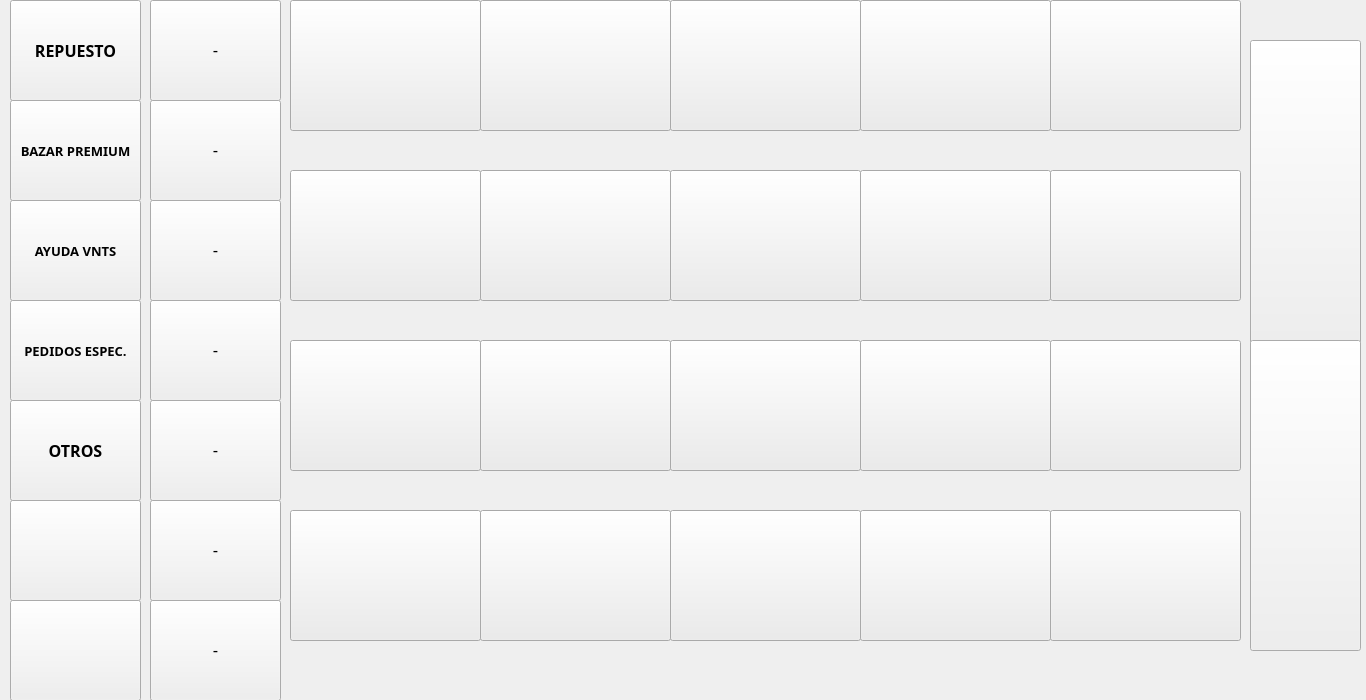
<?xml version="1.0" encoding="UTF-8"?>
<ui version="4.0">
 <class>BuscarProducto</class>
 <widget class="QDialog" name="BuscarProducto">
  <property name="geometry">
   <rect>
    <x>0</x>
    <y>0</y>
    <width>1366</width>
    <height>700</height>
   </rect>
  </property>
  <property name="windowTitle">
   <string>Dialog</string>
  </property>
  <widget class="QPushButton" name="push_10">
   <property name="geometry">
    <rect>
     <x>1050</x>
     <y>170</y>
     <width>191</width>
     <height>131</height>
    </rect>
   </property>
   <property name="styleSheet">
    <string notr="true">
background-color: rgb(251, 255, 207);
background-color: rgb(236, 236, 236);</string>
   </property>
   <property name="text">
    <string/>
   </property>
   <property name="autoDefault">
    <bool>false</bool>
   </property>
  </widget>
  <widget class="QLabel" name="label_2">
   <property name="geometry">
    <rect>
     <x>480</x>
     <y>130</y>
     <width>191</width>
     <height>20</height>
    </rect>
   </property>
   <property name="font">
    <font>
     <family>Calibri</family>
     <pointsize>11</pointsize>
     <weight>75</weight>
     <italic>true</italic>
     <bold>true</bold>
    </font>
   </property>
   <property name="text">
    <string/>
   </property>
  </widget>
  <widget class="QPushButton" name="push_Bazar">
   <property name="geometry">
    <rect>
     <x>10</x>
     <y>100</y>
     <width>131</width>
     <height>101</height>
    </rect>
   </property>
   <property name="font">
    <font>
     <family>Arial Black</family>
     <pointsize>10</pointsize>
     <weight>75</weight>
     <bold>true</bold>
    </font>
   </property>
   <property name="text">
    <string>BAZAR PREMIUM</string>
   </property>
   <property name="autoDefault">
    <bool>false</bool>
   </property>
  </widget>
  <widget class="QPushButton" name="push_Aventas">
   <property name="geometry">
    <rect>
     <x>10</x>
     <y>200</y>
     <width>131</width>
     <height>101</height>
    </rect>
   </property>
   <property name="font">
    <font>
     <family>Arial Black</family>
     <pointsize>10</pointsize>
     <weight>75</weight>
     <bold>true</bold>
    </font>
   </property>
   <property name="text">
    <string>AYUDA VNTS</string>
   </property>
   <property name="autoDefault">
    <bool>false</bool>
   </property>
  </widget>
  <widget class="QLabel" name="label_8">
   <property name="geometry">
    <rect>
     <x>670</x>
     <y>300</y>
     <width>191</width>
     <height>20</height>
    </rect>
   </property>
   <property name="font">
    <font>
     <family>Calibri</family>
     <pointsize>11</pointsize>
     <weight>75</weight>
     <italic>true</italic>
     <bold>true</bold>
    </font>
   </property>
   <property name="text">
    <string/>
   </property>
  </widget>
  <widget class="QLabel" name="label_6">
   <property name="geometry">
    <rect>
     <x>290</x>
     <y>300</y>
     <width>191</width>
     <height>20</height>
    </rect>
   </property>
   <property name="font">
    <font>
     <family>Calibri</family>
     <pointsize>11</pointsize>
     <weight>75</weight>
     <italic>true</italic>
     <bold>true</bold>
    </font>
   </property>
   <property name="text">
    <string/>
   </property>
  </widget>
  <widget class="QPushButton" name="push_Cargar">
   <property name="geometry">
    <rect>
     <x>10</x>
     <y>600</y>
     <width>131</width>
     <height>101</height>
    </rect>
   </property>
   <property name="text">
    <string/>
   </property>
   <property name="icon">
    <iconset>
     <disabledon>MainW/icon/cargar.png</disabledon>
    </iconset>
   </property>
   <property name="iconSize">
    <size>
     <width>70</width>
     <height>70</height>
    </size>
   </property>
   <property name="autoDefault">
    <bool>false</bool>
   </property>
  </widget>
  <widget class="QLabel" name="label_15">
   <property name="geometry">
    <rect>
     <x>1050</x>
     <y>470</y>
     <width>191</width>
     <height>20</height>
    </rect>
   </property>
   <property name="font">
    <font>
     <family>Calibri</family>
     <pointsize>11</pointsize>
     <weight>75</weight>
     <italic>true</italic>
     <bold>true</bold>
    </font>
   </property>
   <property name="text">
    <string/>
   </property>
  </widget>
  <widget class="QPushButton" name="push_2">
   <property name="geometry">
    <rect>
     <x>480</x>
     <y>0</y>
     <width>191</width>
     <height>131</height>
    </rect>
   </property>
   <property name="styleSheet">
    <string notr="true">
background-color: rgb(251, 255, 207);
background-color: rgb(236, 236, 236);</string>
   </property>
   <property name="text">
    <string/>
   </property>
   <property name="autoDefault">
    <bool>false</bool>
   </property>
  </widget>
  <widget class="QLabel" name="label_17">
   <property name="geometry">
    <rect>
     <x>480</x>
     <y>640</y>
     <width>191</width>
     <height>20</height>
    </rect>
   </property>
   <property name="font">
    <font>
     <family>Calibri</family>
     <pointsize>11</pointsize>
     <weight>75</weight>
     <italic>true</italic>
     <bold>true</bold>
    </font>
   </property>
   <property name="text">
    <string/>
   </property>
  </widget>
  <widget class="QPushButton" name="push_op1">
   <property name="geometry">
    <rect>
     <x>150</x>
     <y>0</y>
     <width>131</width>
     <height>101</height>
    </rect>
   </property>
   <property name="font">
    <font>
     <pointsize>12</pointsize>
    </font>
   </property>
   <property name="text">
    <string>-</string>
   </property>
   <property name="autoDefault">
    <bool>false</bool>
   </property>
  </widget>
  <widget class="QLabel" name="label_18">
   <property name="geometry">
    <rect>
     <x>670</x>
     <y>640</y>
     <width>191</width>
     <height>20</height>
    </rect>
   </property>
   <property name="font">
    <font>
     <family>Calibri</family>
     <pointsize>11</pointsize>
     <weight>75</weight>
     <italic>true</italic>
     <bold>true</bold>
    </font>
   </property>
   <property name="text">
    <string/>
   </property>
  </widget>
  <widget class="QPushButton" name="push_14">
   <property name="geometry">
    <rect>
     <x>860</x>
     <y>340</y>
     <width>191</width>
     <height>131</height>
    </rect>
   </property>
   <property name="styleSheet">
    <string notr="true">
background-color: rgb(251, 255, 207);
background-color: rgb(236, 236, 236);</string>
   </property>
   <property name="text">
    <string/>
   </property>
   <property name="autoDefault">
    <bool>false</bool>
   </property>
  </widget>
  <widget class="QPushButton" name="push_20">
   <property name="geometry">
    <rect>
     <x>1050</x>
     <y>510</y>
     <width>191</width>
     <height>131</height>
    </rect>
   </property>
   <property name="styleSheet">
    <string notr="true">
background-color: rgb(251, 255, 207);
background-color: rgb(236, 236, 236);</string>
   </property>
   <property name="text">
    <string/>
   </property>
   <property name="autoDefault">
    <bool>false</bool>
   </property>
  </widget>
  <widget class="QPushButton" name="push_19">
   <property name="geometry">
    <rect>
     <x>860</x>
     <y>510</y>
     <width>191</width>
     <height>131</height>
    </rect>
   </property>
   <property name="styleSheet">
    <string notr="true">
background-color: rgb(251, 255, 207);
background-color: rgb(236, 236, 236);</string>
   </property>
   <property name="text">
    <string/>
   </property>
   <property name="autoDefault">
    <bool>false</bool>
   </property>
  </widget>
  <widget class="QPushButton" name="push_8">
   <property name="geometry">
    <rect>
     <x>670</x>
     <y>170</y>
     <width>191</width>
     <height>131</height>
    </rect>
   </property>
   <property name="styleSheet">
    <string notr="true">
background-color: rgb(251, 255, 207);
background-color: rgb(236, 236, 236);</string>
   </property>
   <property name="text">
    <string/>
   </property>
   <property name="autoDefault">
    <bool>false</bool>
   </property>
  </widget>
  <widget class="QPushButton" name="push_op7">
   <property name="geometry">
    <rect>
     <x>150</x>
     <y>600</y>
     <width>131</width>
     <height>101</height>
    </rect>
   </property>
   <property name="font">
    <font>
     <pointsize>12</pointsize>
    </font>
   </property>
   <property name="text">
    <string>-</string>
   </property>
   <property name="autoDefault">
    <bool>false</bool>
   </property>
  </widget>
  <widget class="QPushButton" name="push_7">
   <property name="geometry">
    <rect>
     <x>480</x>
     <y>170</y>
     <width>191</width>
     <height>131</height>
    </rect>
   </property>
   <property name="styleSheet">
    <string notr="true">
background-color: rgb(251, 255, 207);
background-color: rgb(236, 236, 236);</string>
   </property>
   <property name="text">
    <string/>
   </property>
   <property name="autoDefault">
    <bool>false</bool>
   </property>
  </widget>
  <widget class="QPushButton" name="push_op3">
   <property name="geometry">
    <rect>
     <x>150</x>
     <y>200</y>
     <width>131</width>
     <height>101</height>
    </rect>
   </property>
   <property name="font">
    <font>
     <pointsize>12</pointsize>
    </font>
   </property>
   <property name="text">
    <string>-</string>
   </property>
   <property name="autoDefault">
    <bool>false</bool>
   </property>
  </widget>
  <widget class="QPushButton" name="push_11">
   <property name="geometry">
    <rect>
     <x>290</x>
     <y>340</y>
     <width>191</width>
     <height>131</height>
    </rect>
   </property>
   <property name="styleSheet">
    <string notr="true">
background-color: rgb(251, 255, 207);
background-color: rgb(236, 236, 236);</string>
   </property>
   <property name="text">
    <string/>
   </property>
   <property name="autoDefault">
    <bool>false</bool>
   </property>
  </widget>
  <widget class="QLabel" name="label_14">
   <property name="geometry">
    <rect>
     <x>860</x>
     <y>470</y>
     <width>191</width>
     <height>20</height>
    </rect>
   </property>
   <property name="font">
    <font>
     <family>Calibri</family>
     <pointsize>11</pointsize>
     <weight>75</weight>
     <italic>true</italic>
     <bold>true</bold>
    </font>
   </property>
   <property name="text">
    <string/>
   </property>
  </widget>
  <widget class="QLabel" name="label_5">
   <property name="geometry">
    <rect>
     <x>1050</x>
     <y>130</y>
     <width>191</width>
     <height>20</height>
    </rect>
   </property>
   <property name="font">
    <font>
     <family>Calibri</family>
     <pointsize>11</pointsize>
     <weight>75</weight>
     <italic>true</italic>
     <bold>true</bold>
    </font>
   </property>
   <property name="text">
    <string/>
   </property>
  </widget>
  <widget class="QLabel" name="label_7">
   <property name="geometry">
    <rect>
     <x>480</x>
     <y>300</y>
     <width>191</width>
     <height>20</height>
    </rect>
   </property>
   <property name="font">
    <font>
     <family>Calibri</family>
     <pointsize>11</pointsize>
     <weight>75</weight>
     <italic>true</italic>
     <bold>true</bold>
    </font>
   </property>
   <property name="text">
    <string/>
   </property>
  </widget>
  <widget class="QLabel" name="label_20">
   <property name="geometry">
    <rect>
     <x>1050</x>
     <y>640</y>
     <width>191</width>
     <height>20</height>
    </rect>
   </property>
   <property name="font">
    <font>
     <family>Calibri</family>
     <pointsize>11</pointsize>
     <weight>75</weight>
     <italic>true</italic>
     <bold>true</bold>
    </font>
   </property>
   <property name="text">
    <string/>
   </property>
  </widget>
  <widget class="QPushButton" name="push_Atras">
   <property name="geometry">
    <rect>
     <x>1250</x>
     <y>40</y>
     <width>111</width>
     <height>311</height>
    </rect>
   </property>
   <property name="text">
    <string/>
   </property>
   <property name="icon">
    <iconset>
     <normalon>MainW/icon/anterior.png</normalon>
    </iconset>
   </property>
   <property name="iconSize">
    <size>
     <width>60</width>
     <height>60</height>
    </size>
   </property>
   <property name="autoDefault">
    <bool>false</bool>
   </property>
  </widget>
  <widget class="QLabel" name="label_16">
   <property name="geometry">
    <rect>
     <x>290</x>
     <y>640</y>
     <width>191</width>
     <height>20</height>
    </rect>
   </property>
   <property name="font">
    <font>
     <family>Calibri</family>
     <pointsize>11</pointsize>
     <weight>75</weight>
     <italic>true</italic>
     <bold>true</bold>
    </font>
   </property>
   <property name="text">
    <string/>
   </property>
  </widget>
  <widget class="QPushButton" name="push_op5">
   <property name="geometry">
    <rect>
     <x>150</x>
     <y>400</y>
     <width>131</width>
     <height>101</height>
    </rect>
   </property>
   <property name="font">
    <font>
     <pointsize>12</pointsize>
    </font>
   </property>
   <property name="styleSheet">
    <string notr="true"/>
   </property>
   <property name="text">
    <string>-</string>
   </property>
   <property name="autoDefault">
    <bool>false</bool>
   </property>
  </widget>
  <widget class="QLabel" name="label_4">
   <property name="geometry">
    <rect>
     <x>860</x>
     <y>130</y>
     <width>191</width>
     <height>20</height>
    </rect>
   </property>
   <property name="font">
    <font>
     <family>Calibri</family>
     <pointsize>11</pointsize>
     <weight>75</weight>
     <italic>true</italic>
     <bold>true</bold>
    </font>
   </property>
   <property name="text">
    <string/>
   </property>
  </widget>
  <widget class="QLabel" name="label_9">
   <property name="geometry">
    <rect>
     <x>860</x>
     <y>300</y>
     <width>191</width>
     <height>20</height>
    </rect>
   </property>
   <property name="font">
    <font>
     <family>Calibri</family>
     <pointsize>11</pointsize>
     <weight>75</weight>
     <italic>true</italic>
     <bold>true</bold>
    </font>
   </property>
   <property name="text">
    <string/>
   </property>
  </widget>
  <widget class="QPushButton" name="push_op4">
   <property name="geometry">
    <rect>
     <x>150</x>
     <y>300</y>
     <width>131</width>
     <height>101</height>
    </rect>
   </property>
   <property name="font">
    <font>
     <pointsize>12</pointsize>
    </font>
   </property>
   <property name="text">
    <string>-</string>
   </property>
   <property name="autoDefault">
    <bool>false</bool>
   </property>
  </widget>
  <widget class="QPushButton" name="push_17">
   <property name="geometry">
    <rect>
     <x>480</x>
     <y>510</y>
     <width>191</width>
     <height>131</height>
    </rect>
   </property>
   <property name="styleSheet">
    <string notr="true">
background-color: rgb(251, 255, 207);
background-color: rgb(236, 236, 236);</string>
   </property>
   <property name="text">
    <string/>
   </property>
   <property name="autoDefault">
    <bool>false</bool>
   </property>
  </widget>
  <widget class="QPushButton" name="push_3">
   <property name="geometry">
    <rect>
     <x>670</x>
     <y>0</y>
     <width>191</width>
     <height>131</height>
    </rect>
   </property>
   <property name="styleSheet">
    <string notr="true">
background-color: rgb(251, 255, 207);
background-color: rgb(236, 236, 236);</string>
   </property>
   <property name="text">
    <string/>
   </property>
   <property name="autoDefault">
    <bool>false</bool>
   </property>
  </widget>
  <widget class="QPushButton" name="push_op2">
   <property name="geometry">
    <rect>
     <x>150</x>
     <y>100</y>
     <width>131</width>
     <height>101</height>
    </rect>
   </property>
   <property name="font">
    <font>
     <pointsize>12</pointsize>
    </font>
   </property>
   <property name="text">
    <string>-</string>
   </property>
   <property name="autoDefault">
    <bool>false</bool>
   </property>
  </widget>
  <widget class="QPushButton" name="push_9">
   <property name="geometry">
    <rect>
     <x>860</x>
     <y>170</y>
     <width>191</width>
     <height>131</height>
    </rect>
   </property>
   <property name="styleSheet">
    <string notr="true">
background-color: rgb(251, 255, 207);
background-color: rgb(236, 236, 236);</string>
   </property>
   <property name="text">
    <string/>
   </property>
   <property name="autoDefault">
    <bool>false</bool>
   </property>
  </widget>
  <widget class="QPushButton" name="push_12">
   <property name="geometry">
    <rect>
     <x>480</x>
     <y>340</y>
     <width>191</width>
     <height>131</height>
    </rect>
   </property>
   <property name="styleSheet">
    <string notr="true">
background-color: rgb(251, 255, 207);
background-color: rgb(236, 236, 236);</string>
   </property>
   <property name="text">
    <string/>
   </property>
   <property name="autoDefault">
    <bool>false</bool>
   </property>
  </widget>
  <widget class="QPushButton" name="push_PedidosEsp">
   <property name="geometry">
    <rect>
     <x>10</x>
     <y>300</y>
     <width>131</width>
     <height>101</height>
    </rect>
   </property>
   <property name="font">
    <font>
     <family>Arial Black</family>
     <pointsize>10</pointsize>
     <weight>75</weight>
     <bold>true</bold>
    </font>
   </property>
   <property name="text">
    <string>PEDIDOS ESPEC.</string>
   </property>
   <property name="autoDefault">
    <bool>false</bool>
   </property>
  </widget>
  <widget class="QLabel" name="label_3">
   <property name="geometry">
    <rect>
     <x>670</x>
     <y>130</y>
     <width>191</width>
     <height>20</height>
    </rect>
   </property>
   <property name="font">
    <font>
     <family>Calibri</family>
     <pointsize>11</pointsize>
     <weight>75</weight>
     <italic>true</italic>
     <bold>true</bold>
    </font>
   </property>
   <property name="text">
    <string/>
   </property>
  </widget>
  <widget class="QLabel" name="label_11">
   <property name="geometry">
    <rect>
     <x>290</x>
     <y>470</y>
     <width>191</width>
     <height>20</height>
    </rect>
   </property>
   <property name="font">
    <font>
     <family>Calibri</family>
     <pointsize>11</pointsize>
     <weight>75</weight>
     <italic>true</italic>
     <bold>true</bold>
    </font>
   </property>
   <property name="text">
    <string/>
   </property>
  </widget>
  <widget class="QLabel" name="label_19">
   <property name="geometry">
    <rect>
     <x>860</x>
     <y>640</y>
     <width>191</width>
     <height>20</height>
    </rect>
   </property>
   <property name="font">
    <font>
     <family>Calibri</family>
     <pointsize>11</pointsize>
     <weight>75</weight>
     <italic>true</italic>
     <bold>true</bold>
    </font>
   </property>
   <property name="text">
    <string/>
   </property>
  </widget>
  <widget class="QPushButton" name="push_18">
   <property name="geometry">
    <rect>
     <x>670</x>
     <y>510</y>
     <width>191</width>
     <height>131</height>
    </rect>
   </property>
   <property name="styleSheet">
    <string notr="true">
background-color: rgb(251, 255, 207);
background-color: rgb(236, 236, 236);</string>
   </property>
   <property name="text">
    <string/>
   </property>
   <property name="autoDefault">
    <bool>false</bool>
   </property>
  </widget>
  <widget class="QPushButton" name="push_4">
   <property name="geometry">
    <rect>
     <x>860</x>
     <y>0</y>
     <width>191</width>
     <height>131</height>
    </rect>
   </property>
   <property name="styleSheet">
    <string notr="true">
background-color: rgb(251, 255, 207);
background-color: rgb(236, 236, 236);</string>
   </property>
   <property name="text">
    <string/>
   </property>
   <property name="autoDefault">
    <bool>false</bool>
   </property>
  </widget>
  <widget class="QPushButton" name="push_5">
   <property name="geometry">
    <rect>
     <x>1050</x>
     <y>0</y>
     <width>191</width>
     <height>131</height>
    </rect>
   </property>
   <property name="styleSheet">
    <string notr="true">
background-color: rgb(251, 255, 207);
background-color: rgb(236, 236, 236);</string>
   </property>
   <property name="text">
    <string/>
   </property>
   <property name="autoDefault">
    <bool>false</bool>
   </property>
  </widget>
  <widget class="QPushButton" name="push_16">
   <property name="geometry">
    <rect>
     <x>290</x>
     <y>510</y>
     <width>191</width>
     <height>131</height>
    </rect>
   </property>
   <property name="styleSheet">
    <string notr="true">
background-color: rgb(251, 255, 207);
background-color: rgb(236, 236, 236);</string>
   </property>
   <property name="text">
    <string/>
   </property>
   <property name="autoDefault">
    <bool>false</bool>
   </property>
  </widget>
  <widget class="QPushButton" name="push_Adelante">
   <property name="geometry">
    <rect>
     <x>1250</x>
     <y>340</y>
     <width>111</width>
     <height>311</height>
    </rect>
   </property>
   <property name="text">
    <string/>
   </property>
   <property name="icon">
    <iconset>
     <normalon>MainW/icon/siguiente.png</normalon>
    </iconset>
   </property>
   <property name="iconSize">
    <size>
     <width>60</width>
     <height>60</height>
    </size>
   </property>
   <property name="autoDefault">
    <bool>false</bool>
   </property>
  </widget>
  <widget class="QPushButton" name="push_15">
   <property name="geometry">
    <rect>
     <x>1050</x>
     <y>340</y>
     <width>191</width>
     <height>131</height>
    </rect>
   </property>
   <property name="styleSheet">
    <string notr="true">
background-color: rgb(251, 255, 207);
background-color: rgb(236, 236, 236);</string>
   </property>
   <property name="text">
    <string/>
   </property>
   <property name="autoDefault">
    <bool>false</bool>
   </property>
  </widget>
  <widget class="QPushButton" name="push_Cancelar">
   <property name="geometry">
    <rect>
     <x>10</x>
     <y>500</y>
     <width>131</width>
     <height>101</height>
    </rect>
   </property>
   <property name="text">
    <string/>
   </property>
   <property name="icon">
    <iconset>
     <disabledon>MainW/icon/cancelar2.png</disabledon>
    </iconset>
   </property>
   <property name="iconSize">
    <size>
     <width>70</width>
     <height>70</height>
    </size>
   </property>
   <property name="autoDefault">
    <bool>false</bool>
   </property>
  </widget>
  <widget class="QLabel" name="label_10">
   <property name="geometry">
    <rect>
     <x>1050</x>
     <y>300</y>
     <width>191</width>
     <height>20</height>
    </rect>
   </property>
   <property name="font">
    <font>
     <family>Calibri</family>
     <pointsize>11</pointsize>
     <weight>75</weight>
     <italic>true</italic>
     <bold>true</bold>
    </font>
   </property>
   <property name="text">
    <string/>
   </property>
  </widget>
  <widget class="QPushButton" name="push_6">
   <property name="geometry">
    <rect>
     <x>290</x>
     <y>170</y>
     <width>191</width>
     <height>131</height>
    </rect>
   </property>
   <property name="styleSheet">
    <string notr="true">
background-color: rgb(251, 255, 207);
background-color: rgb(236, 236, 236);</string>
   </property>
   <property name="text">
    <string/>
   </property>
   <property name="autoDefault">
    <bool>false</bool>
   </property>
  </widget>
  <widget class="QLabel" name="label_12">
   <property name="geometry">
    <rect>
     <x>480</x>
     <y>470</y>
     <width>191</width>
     <height>20</height>
    </rect>
   </property>
   <property name="font">
    <font>
     <family>Calibri</family>
     <pointsize>11</pointsize>
     <weight>75</weight>
     <italic>true</italic>
     <bold>true</bold>
    </font>
   </property>
   <property name="text">
    <string/>
   </property>
  </widget>
  <widget class="QPushButton" name="push_1">
   <property name="geometry">
    <rect>
     <x>290</x>
     <y>0</y>
     <width>191</width>
     <height>131</height>
    </rect>
   </property>
   <property name="styleSheet">
    <string notr="true">
background-color: rgb(251, 255, 207);
background-color: rgb(236, 236, 236);


</string>
   </property>
   <property name="text">
    <string/>
   </property>
   <property name="autoDefault">
    <bool>false</bool>
   </property>
  </widget>
  <widget class="QLabel" name="label_1">
   <property name="geometry">
    <rect>
     <x>290</x>
     <y>130</y>
     <width>191</width>
     <height>20</height>
    </rect>
   </property>
   <property name="font">
    <font>
     <family>Calibri</family>
     <pointsize>11</pointsize>
     <weight>75</weight>
     <italic>true</italic>
     <bold>true</bold>
    </font>
   </property>
   <property name="text">
    <string/>
   </property>
  </widget>
  <widget class="QPushButton" name="push_Otros">
   <property name="geometry">
    <rect>
     <x>10</x>
     <y>400</y>
     <width>131</width>
     <height>101</height>
    </rect>
   </property>
   <property name="font">
    <font>
     <family>Arial Black</family>
     <pointsize>12</pointsize>
     <weight>75</weight>
     <bold>true</bold>
    </font>
   </property>
   <property name="text">
    <string>OTROS</string>
   </property>
   <property name="autoDefault">
    <bool>false</bool>
   </property>
  </widget>
  <widget class="QPushButton" name="push_Repuesto">
   <property name="geometry">
    <rect>
     <x>10</x>
     <y>0</y>
     <width>131</width>
     <height>101</height>
    </rect>
   </property>
   <property name="font">
    <font>
     <family>Arial Black</family>
     <pointsize>12</pointsize>
     <weight>75</weight>
     <bold>true</bold>
    </font>
   </property>
   <property name="text">
    <string>REPUESTO</string>
   </property>
   <property name="autoDefault">
    <bool>false</bool>
   </property>
  </widget>
  <widget class="QPushButton" name="push_op6">
   <property name="geometry">
    <rect>
     <x>150</x>
     <y>500</y>
     <width>131</width>
     <height>101</height>
    </rect>
   </property>
   <property name="font">
    <font>
     <pointsize>12</pointsize>
    </font>
   </property>
   <property name="text">
    <string>-</string>
   </property>
   <property name="autoDefault">
    <bool>false</bool>
   </property>
  </widget>
  <widget class="QPushButton" name="push_13">
   <property name="geometry">
    <rect>
     <x>670</x>
     <y>340</y>
     <width>191</width>
     <height>131</height>
    </rect>
   </property>
   <property name="styleSheet">
    <string notr="true">
background-color: rgb(251, 255, 207);
background-color: rgb(236, 236, 236);</string>
   </property>
   <property name="text">
    <string/>
   </property>
   <property name="autoDefault">
    <bool>false</bool>
   </property>
  </widget>
  <widget class="QLabel" name="label_13">
   <property name="geometry">
    <rect>
     <x>670</x>
     <y>470</y>
     <width>191</width>
     <height>20</height>
    </rect>
   </property>
   <property name="font">
    <font>
     <family>Calibri</family>
     <pointsize>11</pointsize>
     <weight>75</weight>
     <italic>true</italic>
     <bold>true</bold>
    </font>
   </property>
   <property name="text">
    <string/>
   </property>
  </widget>
 </widget>
 <resources/>
 <connections/>
</ui>
